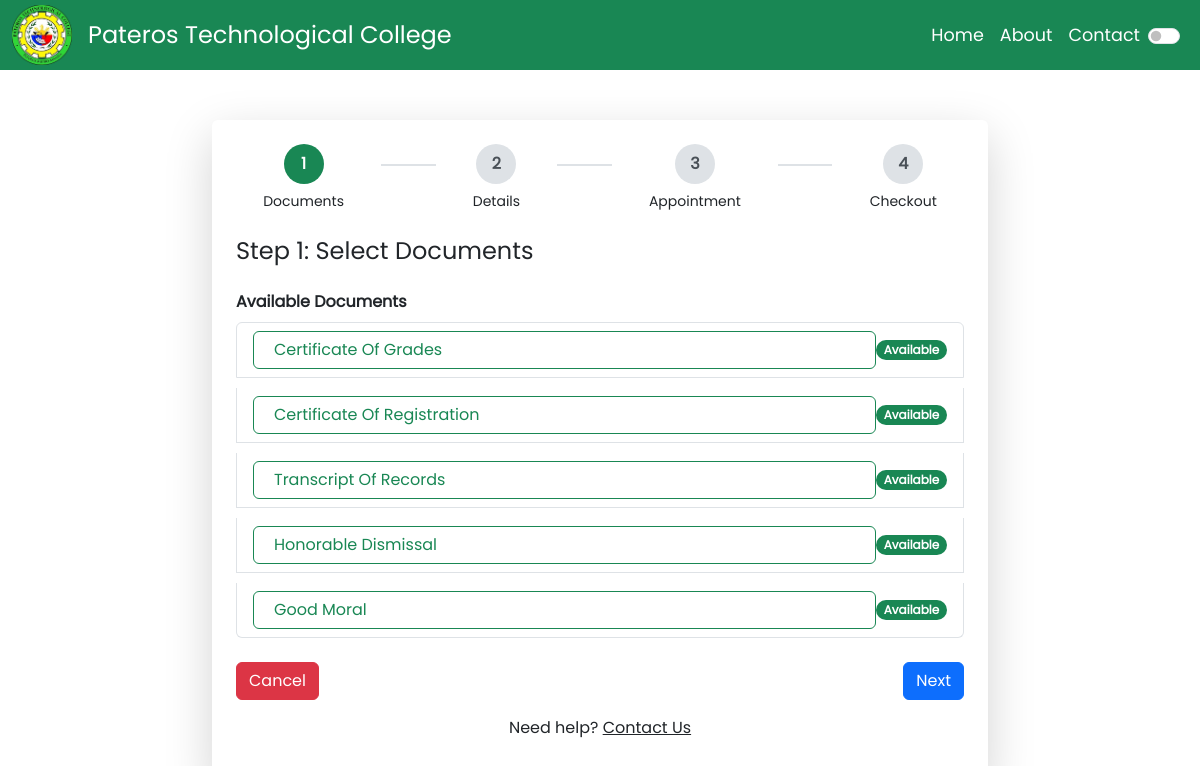
Before: /student/add-request.php (signed in) with the older database file.
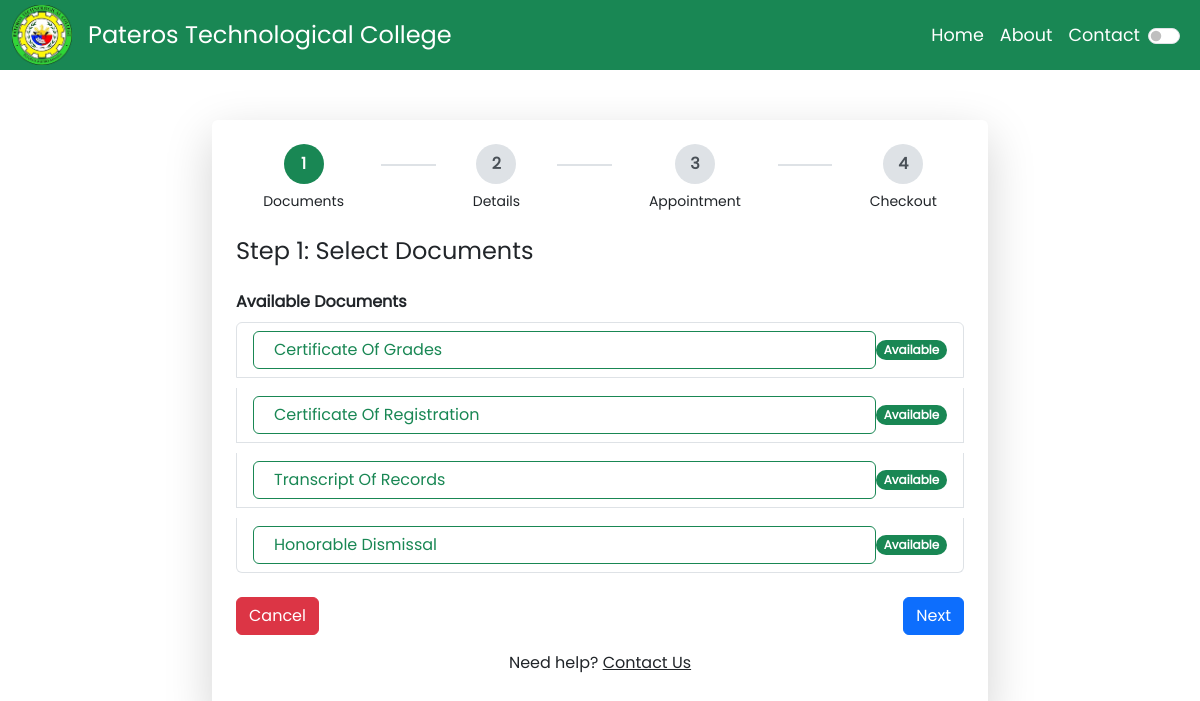
After: the same page with the newer database file.
### tables this page shows
CREATE TABLE `documents` (
  `id` int(15) NOT NULL,
  `code` varchar(15) NOT NULL,
  `name` varchar(255) NOT NULL,
  `price` int(15) NOT NULL,
  `is_available` enum('yes','no') NOT NULL DEFAULT 'yes',
  `eta` int(15) NOT NULL
);

### config/db.php (called while the page is built, shortened)
<?php
class class_model {
    private string $host = "localhost";
    private string $user = "root";
    private string $pass = "";
    private string $dbname = "practice2";
    private mysqli $mysqli;
    public function __construct()
    {
        $this->mysqli = new mysqli($this->host, $this->user, $this->pass, $this->dbname);
    }
    public function getDocuments() {
        $sql = "SELECT * FROM documents";
        $result = $this->mysqli->query($sql);
        return $result->fetch_all(MYSQLI_ASSOC);
    }
}

### student/add-request.php (the view, shortened to what this page needs)
<?php
require_once '../config/db.php';
$cm = new class_model();
?>
<!DOCTYPE html>
<html lang="en">
<head>
    <link rel="stylesheet" href="../vendor/bootstrapv5/css/bootstrap.min.css">
    <link rel="stylesheet" href="../assets/css/app.css">
    <link rel="stylesheet" href="https://cdn.jsdelivr.net/npm/flatpickr/dist/flatpickr.min.css">
</head>
<body>
<header class="text-white text-center">
    <nav class="navbar ">
        <nav class="container-fluid bg-success navbar-expand-lg navbar-light fixed-top">
            <a class="navbar-brand text-white d-none d-lg-flex align-items-center" href="index.php">
                <img src="../assets/images/logo.png" alt="PTC Logo" style="width: 60px; height: 60px;" class="me-3">
                <span style="font-size: 1.50rem; line-height: 60px;">Pateros Technological College</span>
            </a>
            <div class="collapse navbar-collapse" id="navbarNav">
                <ul class="navbar-nav ms-auto align-items-center">
                    <li class="nav-item">
                        <a class="nav-link active text-white" aria-current="page" href="#" style="font-size: 1.1rem;">Home</a>
                    </li>
                    <li class="nav-item">
                        <a class="nav-link text-white" href="#" style="font-size: 1.1rem;">About</a>
                    </li>
                    <li class="nav-item">
                        <a class="nav-link text-white" href="#" style="font-size: 1.1rem;">Contact</a>
                    </li>
                    <li class="nav-item">
                        <div class="form-check form-switch d-flex align-items-center">
                            <input class="form-check-input me-2" type="checkbox" id="themeToggle">
                        </div>
                    </li>
                </ul>
            </div>
    </nav>
</header>
<div class="container mt-1 py-1" style="max-width: 1200px;">
    <div class="row justify-content-center align-items-center mt-5 g-10">
        <div class="col-md-8 mt-5">
            <div class="p-4 shadow-lg rounded" style="background-color: var(--bg-color);">
                <div class="d-flex justify-content-between mb-4" id="stepper">
                    <div class="text-center flex-fill">
                        <div class="circle active" id="step-circle-0">1</div>
                        <small>Documents</small>
                    </div>
                    <div class="line"></div>
                    <div class="text-center flex-fill">
                        <div class="circle" id="step-circle-1">2</div>
                        <small>Details</small>
                    </div>
                    <div class="line"></div>
                    <div class="text-center flex-fill">
                        <div class="circle" id="step-circle-2">3</div>
                        <small>Appointment</small>
                    </div>
                    <div class="line"></div>
                    <div class="text-center flex-fill">
                        <div class="circle" id="step-circle-3">4</div>
                        <small>Checkout</small>
                    </div>
                </div>
                <form id="addRequestForm">
                    <div class="step active" id="step1">
    <h4 class="mb-4">Step 1: Select Documents</h4>
    <?php $result = $cm->getDocuments(); ?>
    <?php if (!empty($result)): ?>
        <div class="mb-3">
            <label for="document_selection" class="form-label fw-bold">Available Documents</label>
            <ul id="document_selection" class="list-group">
                <?php foreach ($result as $row):
                    $docId = htmlspecialchars($row['id']);
                    $docName = htmlspecialchars($row['name']);
                    $docPrice = htmlspecialchars($row['price'] ?? 0);
                    $docEta = htmlspecialchars($row['eta'] ?? 0);
                    $needsExtraInputs = in_array($docName, ['Certificate Of Grades', 'Certificate Of Registration']);
                    $isGraduated = ($_SESSION['sessionuser']['status'] ?? '') === 'Graduated';
                    $isRestrictedDoc = $isGraduated && $needsExtraInputs;
                ?>
                    <li class="list-group-item">
                        <div class="d-flex justify-content-between align-items-center">
                            <button type="button"
                                    class="btn <?= $isRestrictedDoc ? 'btn-outline-danger' : 'btn-outline-success' ?> document-toggle w-100 text-start"
                                    data-doc-id="<?= $docId ?>"
                                    data-doc-name="<?= $docName ?>"
                                    data-doc-price="<?= $docPrice ?>"
                                    data-doc-eta="<?= $docEta ?>"
                                    <?= $isRestrictedDoc ? 'disabled' : '' ?>>
                                <i class="fas fa-file-alt me-2"></i><?= $docName ?>
                            </button>
                            <span class="badge bg-<?= $isRestrictedDoc || $row['is_available'] !== 'yes' ? 'danger' : 'success' ?> rounded-pill">
                                <?= $isRestrictedDoc ? 'Not Available' : ($row['is_available'] === 'yes' ? 'Available' : 'Not Available') ?>
                            </span>
                        </div>
                    </li>
                <?php endforeach; ?>
            </ul>
        </div>
    <?php else: ?>
        <p class="text-muted text-center">No documents available for request.</p>
    <?php endif; ?>
                    <div class="d-flex justify-content-between mt-4">
                        <button type="button" class="btn btn-danger" id="prevBtn">Cancel</button>
                        <button type="button" class="btn btn-primary" id="nextBtn">Next</button>
                    </div>
                </form>
                <p class="text-center mt-3">
                    Need help? <a href="/contact.php" style="color: var(--link-color);">Contact Us</a>
                </p>
            </div>
        </div>
    </div>
</div>
</body>
</html>

### assets/css/app.css (style rules this page uses)
body { font-family: 'Poppins', sans-serif; }
.step { display: none; }
.step.active { display: block; }
.circle { width: 40px; height: 40px; line-height: 40px; border-radius: 50%; display: inline-block; text-align: center; font-weight: bold; }
.line { flex: 1; height: 2px; background-color: #ccc; margin: auto 10px; }
.circle.active { background-color: #0d6efd; color: #fff; }
.circle { width: 40px; height: 40px; border-radius: 50%; background-color: #dee2e6; color: #495057; display: flex; align-items: center; justify-content: center; margin: 0 auto 5px; font-weight: bold; }
.circle.active { background-color: #198754; color: white; }
.line { flex: 1; height: 2px; background-color: #dee2e6; margin-top: 20px; }
#document_selection { gap: 10px; }

Changed rows visible on the page:
removed documents: name "Good Moral", is_available "Available"
